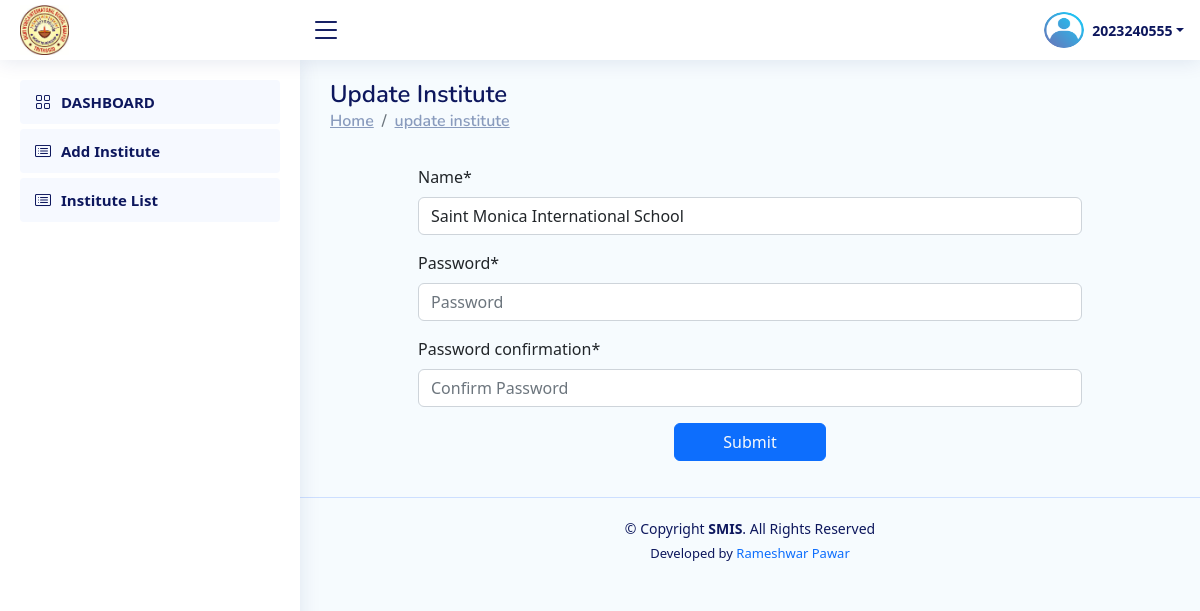
/Developer/update_institute/1 (signed in), run on the app's committed database.
### Institute/models.py (models this page shows, shortened)
class CustomUser(AbstractUser):
    student_prn_no = models.BigIntegerField(null=True,unique=True)
    name = models.CharField(max_length=200,null=True)
    roll_no = models.CharField(max_length=20,null=True)
    class_name = models.CharField(max_length=50,null=True,choices=CLASS)
    division = models.CharField(max_length=10,null=True,choices=DIVISION)
    is_institute=models.BooleanField(default=False)
    is_staff=models.BooleanField(default=False)
    is_student=models.BooleanField(default=False)
    staff_id = models.CharField(max_length=10,null=True)
    designation=models.CharField(max_length=50,null=True,blank=True)
    email=models.EmailField(max_length=254,null=True,blank=True)
    gender=models.CharField(max_length=50,null=True,blank=True,choices=GENDER)

### Developer/views.py (the view)
# urls.py: path("update_institute/<int:id>",views.update_institute,name="update_institute"),
def update_institute(request,id):
    if request.method=="POST":
        pi=CustomUser.objects.get(pk=id)
        fm=Update_institute_Form(request.POST,request.FILES, instance=pi)
        if fm.is_valid():
            fm.save()
            messages.success(request,'Institute Updated Successfully')
    else:
        pi=CustomUser.objects.get(pk=id)
        fm=Update_institute_Form(instance=pi)
    return render(request,'developer__update_institute.html',{'form':fm})

### Developer/forms.py
class Update_institute_Form(UserCreationForm):
    def __init__(self, *args, **kwargs):
        super().__init__(*args, **kwargs)
        self.fields['password1'].widget = forms.PasswordInput(attrs={'autocomplete': 'new-password', 'placeholder': 'Password'})
        self.fields['password2'].widget = forms.PasswordInput(attrs={'autocomplete': 'new-password', 'placeholder': 'Confirm Password'})
        self.fields['password1'].help_text = None
        self.fields['password2'].help_text = None
    class Meta:
        model = CustomUser
        fields = ('name','password1','password2' )

### Staff/views.py (called while the page is built)
def my_exam_list_object_for_base(request):
    if request.user.is_authenticated:
        exam = Exam.objects.filter(staff_id=request.user.staff_id).order_by('-id')
    else:
        exam={}
    return {'exam_list_data': exam}

### Developer/templates/developer__update_institute.html (shortened to what this page needs)
{% extends 'developer_base.html' %}
{% load crispy_forms_tags %}
{% block content %}
<main id="main" class="main">
    <div class="pagetitle">
        <h1>Update Institute</h1>
        <nav>
            <ol class="breadcrumb">
                <li class="breadcrumb-item"><a href="#">Home</a></li>
                <li class="breadcrumb-item"><a href="#">update institute</a></li>
    </ol>
    </nav>
    </div>
    <section class="section dashboard">
        <div class="row">
            <div class="col-lg-12">
                <div class="row">
                  <div class="col-sm-1"></div>
                  <div class="col-sm-10 px-3 py-3 rounded">
                    <div class="container" style="max-width:100%;">
                         <form id="my-form" method="POST" enctype="multipart/form-data">
                            {{form|crispy}}
                           <center> <input type="submit" value="Submit" class="btn btn-primary text-light px-5 px-3"></center>
                         </form>
                    </div>
                  </div>
                  <div class="col-sm-1"></div>
                </div>
            </div>
        </div>
    </section>
</main>
{% endblock content %}

### Developer/templates/developer_base.html (shortened to what this page needs)
{% load static %}
<!DOCTYPE html>
<html lang="en">
<head>
    <link href="https://unpkg.com/aos@2.3.1/dist/aos.css" rel="stylesheet">
    <link rel="stylesheet" href="https://cdn.jsdelivr.net/npm/bootstrap-icons@1.10.3/font/bootstrap-icons.css">
  <link rel="stylesheet" href="{% static 'css/base_style.css' %}">
<link rel="stylesheet" href="https://cdn.jsdelivr.net/npm/bootstrap@5.2.2/dist/css/bootstrap.min.css">
<link rel="stylesheet" href="https://cdn.datatables.net/1.11.3/css/dataTables.bootstrap5.min.css">
</head>
<body>
<header id="header" class="header fixed-top d-flex align-items-center">
  <div class="d-flex align-items-center justify-content-between">
      <a href="{% url 'index' %}" class="logo d-flex align-items-center">
          <center>
            <img src="{% static 'img/logo.jpg' %}" alt="IMS - Logo">
          </center>
      </a>
      <i class="bi bi-list toggle-sidebar-btn"></i>
  </div>
  <nav class="header-nav ms-auto">
      <ul class="d-flex align-items-center">
          <li class="nav-item dropdown pe-3 text-center  ">
              <a class="nav-link nav-profile d-flex align-items-center pe-0" href="#" data-bs-toggle="dropdown">
                <img src="{% static 'img/profile.png' %}" alt="Profile" class="rounded-circle" style="width:40px; height:40px;">
                <span class="d-none d-md-block dropdown-toggle ps-2"> {{request.user.username}}</span>
              </a>
          </li>
      </ul>
  </nav>
</header>
<aside id="sidebar" class="sidebar">
  <ul class="sidebar-nav" id="sidebar-nav">
    <li class="nav-item">
          <a class="nav-link " href="{% url 'developer_dashboard' %}">
              <i class="bi bi-grid"></i>
              <span>DASHBOARD</span>
          </a>
    </li>
      <li class="nav-item">
        <a class="nav-link " href="{% url 'institute_registration' %}">
          <i class="bi bi-card-list"></i>
            <span>Add Institute</span>
        </a>
      </li>
      <li class="nav-item">
        <a class="nav-link " href="{% url 'institute_list' %}">
          <i class="bi bi-card-list"></i>
            <span>Institute List</span>
        </a>
      </li>
  </ul>
</aside>
  {% block content %}
  {% endblock content %}
  <footer id="footer" class="footer text-center">
      <div class="copyright">
          &copy; Copyright <strong><span>SMIS</span></strong>. All Rights Reserved
      </div>
      <div class="credits">
          Developed by <a href="https://prameshwar4378.github.io/My_Portfolio/" style="text-decoration:none;">Rameshwar Pawar</a>
      </div>
  </footer>
</body>
</html>

### Developer/templates/developer_base.html (style rules this page uses)
body { background:#F6FBFE; }

### data on the page
CustomUser: user.username "2023240555"
CustomUser: name "Saint Monica International School"
